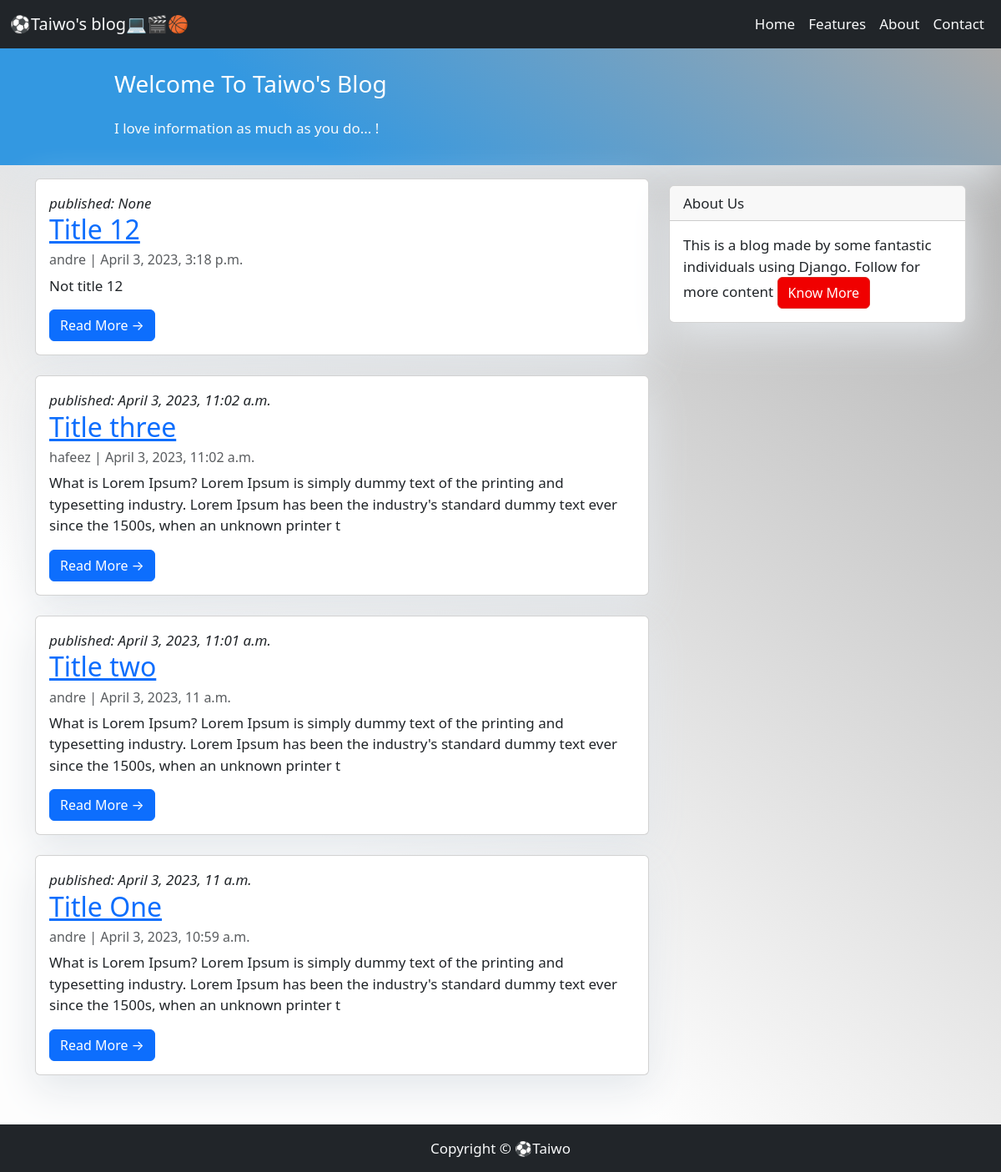
The page / on the database its author committed.
### MyBlog/models.py (models this page shows, shortened)
class Post(models.Model):
    author = models.ForeignKey(settings.AUTH_USER_MODEL, on_delete=models.CASCADE)
    title = models.CharField(max_length=100, blank=False, null=False)
    description = models.TextField(blank=False)
    created_date = models.DateTimeField(default=timezone.now)
    published_date = models.DateTimeField(blank=True, null=True)

### MyBlog/views.py (the view)
# urls.py: path('', HomePageView.as_view(), name='home'),
class HomePageView(TemplateView):
    template_name = 'home.html'
    def get(self, request):
        posts = Post.objects.all().order_by('-id')
        context = {'posts': posts}
        return render(request, self.template_name, context)

### templates/home.html (shortened to what this page needs)
{% extends 'base.html' %}
{% block body %}
<header class="masthead">
    <div class="container">
        <div class="row">
            <div class="col-md-8 col-md-10 mx-auto">
                <div class="site-heading">
                    <h3 class="site-heading my-4 mt-3 text-white">Welcome To Taiwo's Blog</h3>
                    <p class="text-light">I love information as much as you do... ! &nbsp;</p>
                </div>
            </div>
        </div>
    </div>
</header>
<div class="container">
    <div class="row">
        <div class="col-md-8 mt-3 left">
            {% for post in posts %}
            <div class="card mb-4">
                <div class="card-body">
                            <i>published: {{post.published_date}}</i>
                            <h2 class="card-title"><a href="">{{post.title}}</a></h2>
                            <p class="card-text text-muted h6">{{post.author}} | {{post.created_date}} </p>
                            <p class="card-text">{{post.description|slice:":200"}}</p>
                            <a href="{% url 'post_detail' id=post.id %}" class="btn btn-primary">Read More &rarr;</a>
                </div>
            </div>
            {% endfor %}
        </div>
        {% block sidebar %}
        {% include 'sidebar.html' %}
        {% endblock sidebar %}
    </div>
</div>
<div class="body p-3">
</div>
    {% endblock body %}

### templates/base.html (shortened to what this page needs)
<!DOCTYPE html>
{% load static %}
<html lang="en">
<head>
    <link href="https://cdn.jsdelivr.net/npm/bootstrap@5.3.0-alpha3/dist/css/bootstrap.min.css" rel="stylesheet">
    <link rel="stylesheet" type="text/css" href="{% static 'css/style.css' %}">
</head>
<body>
    <nav class="navbar navbar-expand-lg bg-dark">
        <div class="container-fluid">
          <a class="navbar-brand text-light" href="{% url 'home' %}">⚽Taiwo's blog💻🎬🏀</a>
          <div class="collapse navbar-collapse" id="navbarNavAltMarkup">
            <div class="navbar-nav ms-auto">
              <a class="nav-link active text-light" aria-current="page" href="{% url 'home' %}">Home</a>
              <a class="nav-link text-light" href="#">Features</a>
              <a class="nav-link text-light" href="#">About</a>
              <a class="nav-link  text-light">Contact</a>
            </div>
          </div>
        </div>
      </nav>
    {% block body %}
    {% endblock body %}
    <footer class="py-3 bg-dark">
        <p class="m-0 text-light text-center">Copyright &copy; ⚽Taiwo</p>
    </footer>
</body>
</html>

### templates/sidebar.html
{% block sidebar %}
    <div class="col-md-4 float-end">
        <div class="card my-4">
            <div class="card-header">About Us</div>
            <div class="card-body">
                <div class="card-text">
                    This is a blog made by some fantastic individuals using Django.
                    Follow for more content
                    <a href="#" class="btn btn-danger">Know More</a>
                </div>
            </div>
        </div>
    </div>
{% endblock sidebar %}

### static/css/style.css (style rules this page uses)
body { background: linear-gradient(40deg, #fdfdfd 30%, darkgrey); font-size: 17px; margin-bottom: 60px; }
html { position: relative; min-height: 100%; }
.btn-danger { color: #fff; background-color: #f00000; border-color: #dc281e; }
.masthead { background: linear-gradient(40deg, #3398E1 30%, darkgrey); height: auto; padding-bottom: 15px; box-shadow: 0 16px 48px #E3E7EB; padding-top: 10px; }
.card { box-shadow: 0 16px 48px #E3E7EB; }
footer { position: absolute; padding-top: 10px !important; bottom: 0; width: 100%; }

### rows shown on the page
Post: published_date "None", title "Title 12", author "andre", created_date "April 3, 2023, 3:18 p.m.", description "Not title 12"
Post: published_date "April 3, 2023, 11:02 a.m.", title "Title three", author "hafeez", created_date "April 3, 2023, 11:02 a.m.", description "What is Lorem Ipsum? Lorem Ipsum is simply dummy text of the printing and typesetting industry. Lorem Ipsum has been the industry's standard dummy text ever since the 1500s, when an unknown printer t"
Post: published_date "April 3, 2023, 11:01 a.m.", title "Title two", author "andre", created_date "April 3, 2023, 11 a.m.", description "What is Lorem Ipsum? Lorem Ipsum is simply dummy text of the printing and typesetting industry. Lorem Ipsum has been the industry's standard dummy text ever since the 1500s, when an unknown printer t"
Post: published_date "April 3, 2023, 11 a.m.", title "Title One", author "andre", created_date "April 3, 2023, 10:59 a.m.", description "What is Lorem Ipsum? Lorem Ipsum is simply dummy text of the printing and typesetting industry. Lorem Ipsum has been the industry's standard dummy text ever since the 1500s, when an unknown printer t"
